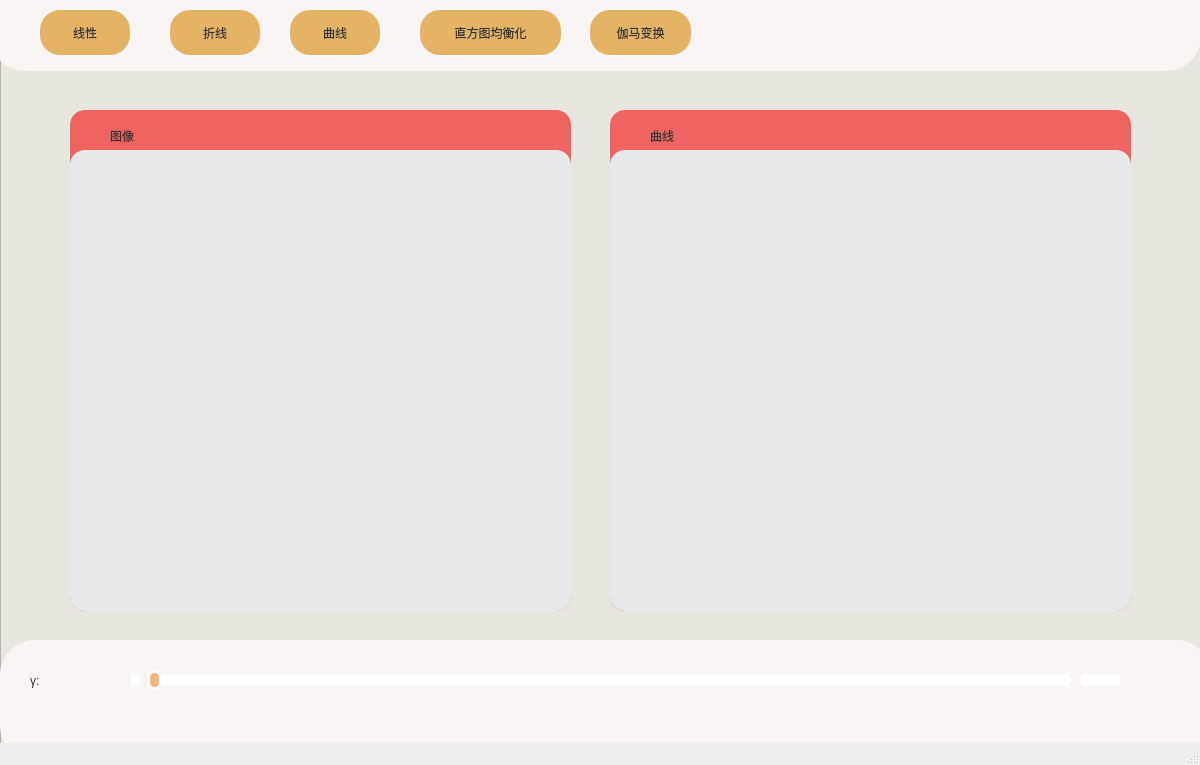
<?xml version="1.0" encoding="UTF-8"?>
<ui version="4.0">
 <class>MainWindow</class>
 <widget class="QMainWindow" name="MainWindow">
  <property name="geometry">
   <rect>
    <x>0</x>
    <y>0</y>
    <width>1200</width>
    <height>765</height>
   </rect>
  </property>
  <property name="minimumSize">
   <size>
    <width>940</width>
    <height>400</height>
   </size>
  </property>
  <property name="maximumSize">
   <size>
    <width>1500</width>
    <height>1000</height>
   </size>
  </property>
  <property name="windowTitle">
   <string>图像处理</string>
  </property>
  <property name="windowIcon">
   <iconset>
    <normaloff>:/SVG/img/smile.svg</normaloff>:/SVG/img/smile.svg</iconset>
  </property>
  <widget class="QWidget" name="centralwidget">
   <widget class="QFrame" name="frame">
    <property name="geometry">
     <rect>
      <x>0</x>
      <y>40</y>
      <width>1211</width>
      <height>711</height>
     </rect>
    </property>
    <property name="styleSheet">
     <string notr="true">background-color: rgb(250, 242, 240);
background-color: rgb(232, 233, 235);
background-color: rgb(250, 245, 245);
background-color: rgb(232, 231, 223);
</string>
    </property>
    <property name="frameShape">
     <enum>QFrame::StyledPanel</enum>
    </property>
    <property name="frameShadow">
     <enum>QFrame::Raised</enum>
    </property>
    <widget class="QFrame" name="frame_image">
     <property name="geometry">
      <rect>
       <x>70</x>
       <y>70</y>
       <width>501</width>
       <height>501</height>
      </rect>
     </property>
     <property name="styleSheet">
      <string notr="true">background-color: rgb(239 ,100 ,97);
border-radius:15px;</string>
     </property>
     <property name="frameShape">
      <enum>QFrame::StyledPanel</enum>
     </property>
     <property name="frameShadow">
      <enum>QFrame::Raised</enum>
     </property>
     <widget class="QLabel" name="label_camera">
      <property name="geometry">
       <rect>
        <x>40</x>
        <y>10</y>
        <width>81</width>
        <height>31</height>
       </rect>
      </property>
      <property name="styleSheet">
       <string notr="true">font: 11pt &quot;黑体&quot;;
color: rgb(49, 54, 56);</string>
      </property>
      <property name="text">
       <string>图像</string>
      </property>
     </widget>
     <widget class="QGraphicsView" name="graphicsView_image">
      <property name="geometry">
       <rect>
        <x>0</x>
        <y>40</y>
        <width>501</width>
        <height>461</height>
       </rect>
      </property>
      <property name="styleSheet">
       <string notr="true">background-color: rgb(222, 222, 222);
border-top-left-radius:15px;
border-top-right-radius:15px;
border-bottom-left-radius:15px;
border-bottom-right-radius:15px;
background-color: rgb(227, 222, 222);
background-color: rgb(224, 223, 213);
background-color: rgb(232, 233, 235);


</string>
      </property>
     </widget>
    </widget>
    <widget class="QFrame" name="frame_curve">
     <property name="geometry">
      <rect>
       <x>610</x>
       <y>70</y>
       <width>521</width>
       <height>501</height>
      </rect>
     </property>
     <property name="styleSheet">
      <string notr="true">background-color: rgb(239 ,100 ,97);
border-radius:15px;</string>
     </property>
     <property name="frameShape">
      <enum>QFrame::StyledPanel</enum>
     </property>
     <property name="frameShadow">
      <enum>QFrame::Raised</enum>
     </property>
     <widget class="QLabel" name="label_detect">
      <property name="geometry">
       <rect>
        <x>40</x>
        <y>10</y>
        <width>121</width>
        <height>31</height>
       </rect>
      </property>
      <property name="styleSheet">
       <string notr="true">font: 11pt &quot;黑体&quot;;
color: rgb(49, 54, 56);</string>
      </property>
      <property name="text">
       <string>曲线</string>
      </property>
     </widget>
     <widget class="QGraphicsView" name="graphicsView_curve">
      <property name="geometry">
       <rect>
        <x>0</x>
        <y>40</y>
        <width>521</width>
        <height>461</height>
       </rect>
      </property>
      <property name="styleSheet">
       <string notr="true">background-color: rgb(227, 222, 222);
border-top-left-radius:15px;
border-top-right-radius:15px;
border-bottom-left-radius:15px;
border-bottom-right-radius:15px;
background-color: rgb(224, 223, 213);
background-color: rgb(232, 233, 235);

</string>
      </property>
     </widget>
    </widget>
    <widget class="QFrame" name="frame_down">
     <property name="geometry">
      <rect>
       <x>0</x>
       <y>600</y>
       <width>1211</width>
       <height>121</height>
      </rect>
     </property>
     <property name="styleSheet">
      <string notr="true">
background-color: rgb(244, 215, 215);
background-color: rgb(239, 151, 96);
background-color: rgb(239, 163, 115);
background-color: rgb(224, 223, 213);
background-color: rgb(229, 230, 230);
background-color: rgb(224, 223, 213);
background-color: rgb(250, 245, 245);
border-radius:35px;</string>
     </property>
     <property name="frameShape">
      <enum>QFrame::StyledPanel</enum>
     </property>
     <property name="frameShadow">
      <enum>QFrame::Raised</enum>
     </property>
     <widget class="QSlider" name="horizontalSlider_a">
      <property name="geometry">
       <rect>
        <x>90</x>
        <y>30</y>
        <width>481</width>
        <height>21</height>
       </rect>
      </property>
      <property name="styleSheet">
       <string notr="true">QSlider::groove:horizontal{ height: 10px; 
                            left: 10px; 
                            right: 10px; 
                            background: #dcdcdc; 
}

QSlider::handle:horizontal{ 
                             radius: 7px;
                             border-radius: 7px; 
                             border: 3px solid rgb(255, 255, 255);
                             width:  9px; 
                             margin: -5px -3px; 
                             background: rgb(255, 183, 120); 
} 

QSlider::sub-page:horizontalSlider:disabled {

                             background: #6c6c6c; 
                             border-color: #999;
                             border-radius: 2px;
} 

QSlider::add-page:horizontalSlider:disabled {
 
                             background: #ffffff;
                             border-color: #999;
                             border-radius: 2px;
}</string>
      </property>
      <property name="maximum">
       <number>1</number>
      </property>
      <property name="singleStep">
       <number>1</number>
      </property>
      <property name="orientation">
       <enum>Qt::Horizontal</enum>
      </property>
     </widget>
     <widget class="QSlider" name="horizontalSlider_b">
      <property name="geometry">
       <rect>
        <x>640</x>
        <y>30</y>
        <width>491</width>
        <height>21</height>
       </rect>
      </property>
      <property name="styleSheet">
       <string notr="true">QSlider::groove:horizontal{ height: 10px; 
                            left: 10px; 
                            right: 10px; 
                            background: #dcdcdc; 
}

QSlider::handle:horizontal{ 
                             radius: 7px;
                             border-radius: 7px; 
                             border: 3px solid rgb(255, 255, 255);
                             width:  9px; 
                             margin: -5px -3px; 
                             background: rgb(255, 183, 120); 
} 

QSlider::sub-page:horizontalSlider:disabled {

                             background: #6c6c6c; 
                             border-color: #999;
                             border-radius: 2px;
} 

QSlider::add-page:horizontalSlider:disabled {
 
                             background: #ffffff;
                             border-color: #999;
                             border-radius: 2px;
}</string>
      </property>
      <property name="maximum">
       <number>1</number>
      </property>
      <property name="singleStep">
       <number>1</number>
      </property>
      <property name="orientation">
       <enum>Qt::Horizontal</enum>
      </property>
     </widget>
     <widget class="QLabel" name="label_a">
      <property name="geometry">
       <rect>
        <x>40</x>
        <y>20</y>
        <width>101</width>
        <height>41</height>
       </rect>
      </property>
      <property name="styleSheet">
       <string notr="true">font: 19pt &quot;黑体&quot;;
color: rgb(49, 54, 56);</string>
      </property>
      <property name="text">
       <string>a:</string>
      </property>
     </widget>
     <widget class="QLabel" name="label_b">
      <property name="geometry">
       <rect>
        <x>600</x>
        <y>20</y>
        <width>101</width>
        <height>41</height>
       </rect>
      </property>
      <property name="styleSheet">
       <string notr="true">font: 19pt &quot;黑体&quot;;
color: rgb(49, 54, 56);</string>
      </property>
      <property name="text">
       <string>b:</string>
      </property>
     </widget>
     <widget class="QSlider" name="horizontalSlider_gamma">
      <property name="geometry">
       <rect>
        <x>140</x>
        <y>30</y>
        <width>941</width>
        <height>21</height>
       </rect>
      </property>
      <property name="styleSheet">
       <string notr="true">QSlider::groove:horizontal{ height: 10px; 
                            left: 10px; 
                            right: 10px; 
                            background: #dcdcdc; 
}

QSlider::handle:horizontal{ 
                             radius: 7px;
                             border-radius: 7px; 
                             border: 3px solid rgb(255, 255, 255);
                             width:  9px; 
                             margin: -5px -3px; 
                             background: rgb(255, 183, 120); 
} 

QSlider::sub-page:horizontalSlider:disabled {

                             background: #6c6c6c; 
                             border-color: #999;
                             border-radius: 2px;
} 

QSlider::add-page:horizontalSlider:disabled {
 
                             background: #ffffff;
                             border-color: #999;
                             border-radius: 2px;
}</string>
      </property>
      <property name="maximum">
       <number>1</number>
      </property>
      <property name="singleStep">
       <number>1</number>
      </property>
      <property name="orientation">
       <enum>Qt::Horizontal</enum>
      </property>
     </widget>
     <widget class="QLabel" name="label_gamma">
      <property name="geometry">
       <rect>
        <x>30</x>
        <y>20</y>
        <width>101</width>
        <height>41</height>
       </rect>
      </property>
      <property name="styleSheet">
       <string notr="true">font: 19pt &quot;黑体&quot;;
color: rgb(49, 54, 56);</string>
      </property>
      <property name="text">
       <string>γ:</string>
      </property>
     </widget>
     <zorder>label_a</zorder>
     <zorder>horizontalSlider_a</zorder>
     <zorder>label_b</zorder>
     <zorder>horizontalSlider_b</zorder>
     <zorder>horizontalSlider_gamma</zorder>
     <zorder>label_gamma</zorder>
    </widget>
   </widget>
   <widget class="QFrame" name="frame_top1">
    <property name="geometry">
     <rect>
      <x>-10</x>
      <y>-50</y>
      <width>1211</width>
      <height>121</height>
     </rect>
    </property>
    <property name="styleSheet">
     <string notr="true">
background-color: rgb(244, 215, 215);
background-color: rgb(239, 151, 96);
background-color: rgb(239, 163, 115);
background-color: rgb(224, 223, 213);
background-color: rgb(229, 230, 230);
background-color: rgb(224, 223, 213);
background-color: rgb(250, 245, 245);
border-radius:35px;</string>
    </property>
    <property name="frameShape">
     <enum>QFrame::StyledPanel</enum>
    </property>
    <property name="frameShadow">
     <enum>QFrame::Raised</enum>
    </property>
    <widget class="QPushButton" name="pushButton_line">
     <property name="geometry">
      <rect>
       <x>50</x>
       <y>60</y>
       <width>90</width>
       <height>45</height>
      </rect>
     </property>
     <property name="styleSheet">
      <string notr="true">font: 12pt &quot;黑体&quot;;
border-radius: 20px;
background-color: rgb(254, 180, 160);
background-color: rgb(239 ,100 ,97);
background-color: rgb(228, 179, 99);
color: rgb(49, 54, 56);</string>
     </property>
     <property name="text">
      <string>线性</string>
     </property>
    </widget>
    <widget class="QPushButton" name="pushButton_broken">
     <property name="geometry">
      <rect>
       <x>180</x>
       <y>60</y>
       <width>90</width>
       <height>45</height>
      </rect>
     </property>
     <property name="styleSheet">
      <string notr="true">font: 12pt &quot;黑体&quot;;
border-radius: 20px;
background-color: rgb(254, 180, 160);
background-color: rgb(239 ,100 ,97);
background-color: rgb(228, 179, 99);
color: rgb(49, 54, 56);</string>
     </property>
     <property name="text">
      <string>折线</string>
     </property>
    </widget>
    <widget class="QPushButton" name="pushButton_curve">
     <property name="geometry">
      <rect>
       <x>300</x>
       <y>60</y>
       <width>90</width>
       <height>45</height>
      </rect>
     </property>
     <property name="styleSheet">
      <string notr="true">font: 12pt &quot;黑体&quot;;
border-radius: 20px;
background-color: rgb(254, 180, 160);
background-color: rgb(239 ,100 ,97);
background-color: rgb(228, 179, 99);
color: rgb(49, 54, 56);</string>
     </property>
     <property name="text">
      <string>曲线</string>
     </property>
    </widget>
    <widget class="QPushButton" name="pushButton_histeq">
     <property name="geometry">
      <rect>
       <x>430</x>
       <y>60</y>
       <width>141</width>
       <height>45</height>
      </rect>
     </property>
     <property name="styleSheet">
      <string notr="true">font: 12pt &quot;黑体&quot;;
border-radius: 20px;
background-color: rgb(254, 180, 160);
background-color: rgb(239 ,100 ,97);
background-color: rgb(228, 179, 99);
color: rgb(49, 54, 56);</string>
     </property>
     <property name="text">
      <string>直方图均衡化</string>
     </property>
    </widget>
    <widget class="QPushButton" name="pushButton_gamma">
     <property name="geometry">
      <rect>
       <x>600</x>
       <y>60</y>
       <width>101</width>
       <height>45</height>
      </rect>
     </property>
     <property name="styleSheet">
      <string notr="true">font: 12pt &quot;黑体&quot;;
border-radius: 20px;
background-color: rgb(254, 180, 160);
background-color: rgb(239 ,100 ,97);
background-color: rgb(228, 179, 99);
color: rgb(49, 54, 56);</string>
     </property>
     <property name="text">
      <string>伽马变换</string>
     </property>
    </widget>
   </widget>
  </widget>
  <widget class="QMenuBar" name="menubar">
   <property name="geometry">
    <rect>
     <x>0</x>
     <y>0</y>
     <width>1200</width>
     <height>23</height>
    </rect>
   </property>
  </widget>
  <widget class="QStatusBar" name="statusbar"/>
 </widget>
 <resources>
  <include location="uiSorce.qrc"/>
 </resources>
 <connections/>
</ui>
